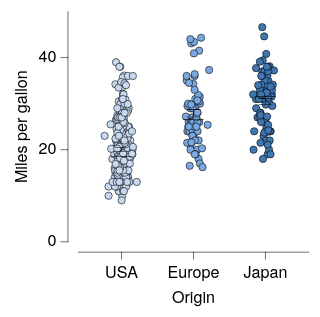

Write the Vega-Lite specification saved for this chart.
### Vega-Lite specification from a JSON file in a GitHub repository (floating-point values rounded to 4 significant figures; data arrays with more than 128 entries replaced by an {"elided": "..."} marker saying what was removed)
{"background": null, "config": {"arc": {"fill": "#DBDBDB", "fillOpacity": 1.0, "innerRadius": 25.0, "padAngle": 0.03, "stroke": "black", "strokeOpacity": 1, "strokeWidth": 0.25}, "area": {"fill": "#DBDBDB", "fillOpacity": 1.0, "stroke": "black", "strokeOpacity": 1, "strokeWidth": 0.25}, "axis": {"domain": true, "domainCap": "round", "domainColor": "black", "domainWidth": 0.25, "grid": false, "gridCap": "round", "gridColor": "#F1F1F1", "gridDash": [0, 0], "gridOpacity": 1.0, "gridWidth": 0.25, "labelColor": "black", "labelFont": "Helvetica Neue", "labelFontSize": 7, "labelFontStyle": "normal", "labelFontWeight": 400, "offset": 4.5, "ticks": true, "tickCap": "round", "tickColor": "black", "tickRound": false, "tickSize": 3, "tickWidth": 0.25, "titleColor": "black", "titleFont": "Helvetica Neue", "titleFontSize": 7, "titleFontStyle": "normal", "titleFontWeight": 400}, "axisX": {"domain": true, "labelAlign": "center", "labelAngle": 0, "labels": true, "ticks": true, "translate": 0}, "axisY": {"domain": true, "labelAlign": "right", "labelAngle": 0, "labels": true, "ticks": true, "translate": 0}, "axisRight": {"domain": true, "labelAlign": "left", "labelAngle": 0, "labels": true, "ticks": true, "translate": 0}, "axisTop": {"domain": true, "labelAlign": "center", "labelAngle": 0, "labels": true, "ticks": true, "translate": 0}, "axisBand": {"tickOffset": 0}, "bar": {"fill": "#DBDBDB", "fillOpacity": 1.0, "stroke": "black", "strokeOpacity": 1, "strokeWidth": 0.25}, "boxplot": {"size": 9.0, "ticks": {"cornerRadius": 0.25, "fill": "black", "size": 4.5, "thickness": 0.25}, "box": {"fillOpacity": 1.0, "stroke": "black", "strokeOpacity": 1, "strokeWidth": 0.25}, "median": {"fill": "black", "fillOpacity": 1.0, "size": 9.0, "thickness": 0.25}, "rule": {"fill": "black", "fillOpacity": 1.0, "size": 10.0, "stroke": "black", "strokeDash": [0, 0], "strokeOpacity": 1, "strokeWidth": 0.25}, "outliers": {"color": "black", "fill": "black", "fillOpacity": 1.0, "size": 0, "stroke": "black", "strokeOpacity": 1, "strokeWidth": 0.25}}, "circle": {"fill": "black", "fillOpacity": 1.0, "size": 0.5, "stroke": null, "strokeOpacity": 1, "strokeWidth": 0.25}, "errorband": {"band": {"fillOpacity": 0.6, "stroke": null, "strokeWidth": 0.25, "strokeOpacity": 1}, "borders": {"opacity": 0, "strokeOpacity": 0.25, "strokeWidth": 1}}, "errorbar": {"opacity": 1, "rule": {"strokeDash": [0, 0], "strokeWidth": 0.25}, "ticks": {"color": "black", "cornerRadius": 0.125, "opacity": 1, "size": 6.0, "thickness": 0.25}, "thickness": 0.25}, "font": "Helvetica Neue", "geoshape": {"fill": "#DBDBDB", "fillOpacity": 1.0, "stroke": "black", "strokeOpacity": 1, "strokeWidth": 0.25}, "header": {"labelColor": "black", "labelFont": "Helvetica Neue", "labelFontSize": 7, "labelFontStyle": "normal", "labelFontWeight": 400, "titleColor": "black", "titleFont": "Helvetica Neue", "titleFontSize": 7, "titleFontStyle": "normal", "titleFontWeight": 400, "titlePadding": 0}, "legend": {"disable": false, "offset": 4.5, "titlePadding": 4, "labelOffset": 2, "gradientLabelOffset": 2, "gradientLength": 50.0, "gradientThickness": 5.0, "gradientOpacity": 1.0, "gradientStrokeColor": "black", "gradientStrokeWidth": 0.25, "labelColor": "black", "labelFont": "Helvetica Neue", "labelFontSize": 7, "labelFontStyle": "normal", "labelFontWeight": 400, "strokeColor": "black", "strokeWidth": 0, "symbolSize": 42, "symbolStrokeColor": "black", "symbolStrokeWidth": 0.25, "titleColor": "black", "titleFont": "Helvetica Neue", "titleFontSize": 7, "titleFontStyle": "normal", "titleFontWeight": 400}, "line": {"color": "black", "stroke": "black", "strokeCap": "round", "strokeDash": [0, 0], "strokeOpacity": 1, "strokeWidth": 0.375}, "point": {"filled": true, "fill": "#DBDBDB", "fillOpacity": 1.0, "size": 5.0, "stroke": "black", "strokeOpacity": 1, "strokeWidth": 0.25}, "range": {"category": ["#C6D9F1", "#F1C9CB", "#FEF0B9", "#CEE37A", "#7AA8E0", "#E589A3", "#FDDD5D", "#68B961", "#4177B1", "#C35082", "#E5C227", "#438156"], "diverging": {"scheme": ["#C35082", "#CE6D94", "#D989A7", "#E2A4BA", "#EABFCE", "#F1DBE2", "#F6F6F6", "#D7E0EB", "#B9CBE0", "#9BB6D5", "#7DA1C9", "#5F8CBD", "#4177B1"]}, "heatmap": {"scheme": ["#130010", "#27022E", "#370453", "#3D1E76", "#3A3B92", "#2E57AA", "#1374BA", "#1A90BE", "#20ABC1", "#27C6C1", "#48DEB3", "#91EE9F"]}, "ordinal": {"scheme": ["#F1F1F1", "#DBDBDB", "#C6C6C6", "#B2B2B2", "#9D9D9D", "#898989", "#767676", "#636363", "#515151", "#404040", "#2F2F2F", "#1F1F1F"]}, "ramp": {"scheme": ["#130010", "#27022E", "#370453", "#3D1E76", "#3A3B92", "#2E57AA", "#1374BA", "#1A90BE", "#20ABC1", "#27C6C1", "#48DEB3", "#91EE9F"]}}, "rule": {"color": "black", "stroke": "black", "strokeCap": "round", "strokeDash": [2, 2], "strokeOpacity": 1, "strokeWidth": 0.25}, "scale": {"bandPaddingInner": 0.1, "bandPaddingOuter": 0.1, "round": false}, "rect": {"fill": "#DBDBDB", "fillOpacity": 1.0, "stroke": "black", "strokeOpacity": 1, "strokeWidth": 0.25}, "square": {"fill": "#DBDBDB", "fillOpacity": 1.0, "size": 10.0, "stroke": "black", "strokeOpacity": 1, "strokeWidth": 0.25}, "text": {"color": "black", "font": "Helvetica Neue", "fontSize": 7, "fontStyle": "normal", "fontWeight": 400}, "title": {"anchor": "middle", "frame": "group", "color": "black", "font": "Helvetica Neue", "fontSize": 7, "fontStyle": "normal", "fontWeight": 400, "subtitleColor": "black", "subtitleFont": "Helvetica Neue", "subtitleFontSize": "Helvetica Neue", "subtitleFontStyle": "normal", "subtitleFontWeight": 400}, "view": {"continuousWidth": 100, "continuousHeight": 100, "discreteWidth": 100, "discreteHeight": 100, "fill": null, "stroke": null, "strokeWidth": 0.25}}, "layer": [{"data": {"name": "data-5a85ede2053d4aec77293cfb476ae07b"}, "mark": {"type": "circle", "opacity": 1.0, "size": 10.0, "stroke": "black", "strokeOpacity": 1, "strokeWidth": 0.25}, "encoding": {"color": {"field": "Origin", "legend": null, "scale": {"range": ["#C6D9F1", "#7AA8E0", "#4177B1", "#F1C9CB", "#E589A3", "#C35082", "#FEF0B9", "#FDDD5D", "#E5C227", "#CEE37A", "#68B961", "#438156"]}, "sort": ["USA", "Europe", "Japan"], "title": null, "type": "nominal"}, "x": {"axis": {}, "field": "Origin", "sort": ["USA", "Europe", "Japan"], "title": "Origin", "type": "nominal"}, "xOffset": {"field": "jitter_x", "scale": {"domain": [-7.33, 7.33], "range": [5.17, 19.83]}, "type": "quantitative"}, "y": {"field": "Miles_per_Gallon", "title": "Miles per gallon", "type": "quantitative"}}}, {"data": {"name": "data-64e7897fd8423deef5c97d660b6d3367"}, "mark": {"type": "errorbar"}, "encoding": {"x": {"axis": {}, "field": "Origin", "sort": ["USA", "Europe", "Japan"], "title": "Origin", "type": "nominal"}, "y": {"field": "__mean", "title": "Miles per gallon", "type": "quantitative"}, "yError": {"field": "__error"}}}, {"data": {"name": "data-5a85ede2053d4aec77293cfb476ae07b"}, "mark": {"type": "boxplot", "box": {"fillOpacity": 0, "strokeOpacity": 0}, "outliers": {"opacity": 0}, "rule": {"strokeOpacity": 0}, "ticks": false}, "encoding": {"x": {"axis": {}, "field": "Origin", "sort": ["USA", "Europe", "Japan"], "title": "Origin", "type": "nominal"}, "y": {"field": "Miles_per_Gallon", "title": "Miles per gallon", "type": "quantitative"}}}], "$schema": "https://vega.github.io/schema/vega-lite/v6.4.1.json", "datasets": {"data-5a85ede2053d4aec77293cfb476ae07b": {"elided": "398 records"}, "data-64e7897fd8423deef5c97d660b6d3367": [{"Origin": "USA", "__mean": 20.08, "__error": 0.4058, "__dysonsphere__": 1}, {"Origin": "Japan", "__mean": 30.45, "__error": 0.6852, "__dysonsphere__": 1}, {"Origin": "Europe", "__mean": 27.89, "__error": 0.8037, "__dysonsphere__": 1}]}}
